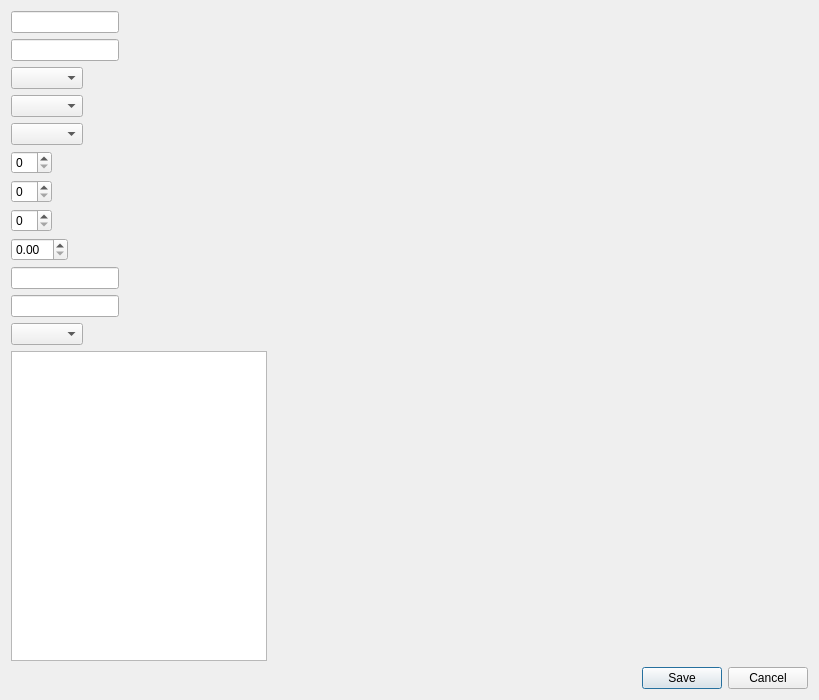
<?xml version="1.0" encoding="UTF-8"?>
<ui version="4.0">
 <class>AddInventoryDialog</class>
 <widget class="QDialog" name="AddInventoryDialog">
  <property name="geometry">
   <rect>
    <x>0</x>
    <y>0</y>
    <width>819</width>
    <height>700</height>
   </rect>
  </property>
  <property name="windowTitle">
   <string>Add Inventory Dialog</string>
  </property>
  <layout class="QFormLayout" name="formLayout">
   <item row="0" column="0">
    <widget class="QLineEdit" name="txtPartNumber"/>
   </item>
   <item row="1" column="0">
    <widget class="QLineEdit" name="txtPartName"/>
   </item>
   <item row="2" column="0">
    <widget class="QComboBox" name="cmdCategory"/>
   </item>
   <item row="3" column="0">
    <widget class="QComboBox" name="cmbSuplier"/>
   </item>
   <item row="4" column="0">
    <widget class="QComboBox" name="cmbUnit"/>
   </item>
   <item row="5" column="0">
    <widget class="QSpinBox" name="spnQuantity"/>
   </item>
   <item row="6" column="0">
    <widget class="QSpinBox" name="spnMinimum"/>
   </item>
   <item row="7" column="0">
    <widget class="QSpinBox" name="spnReorder"/>
   </item>
   <item row="8" column="0">
    <widget class="QDoubleSpinBox" name="dsbUnitCost"/>
   </item>
   <item row="9" column="0">
    <widget class="QLineEdit" name="txtLocation"/>
   </item>
   <item row="10" column="0">
    <widget class="QLineEdit" name="txtBarcode"/>
   </item>
   <item row="11" column="0">
    <widget class="QComboBox" name="cmbStaus"/>
   </item>
   <item row="12" column="0">
    <widget class="QTextEdit" name="teNotes"/>
   </item>
   <item row="13" column="1">
    <widget class="QDialogButtonBox" name="buttonBox">
     <property name="orientation">
      <enum>Qt::Orientation::Horizontal</enum>
     </property>
     <property name="standardButtons">
      <set>QDialogButtonBox::StandardButton::Cancel|QDialogButtonBox::StandardButton::Save</set>
     </property>
    </widget>
   </item>
  </layout>
 </widget>
 <resources/>
 <connections>
  <connection>
   <sender>buttonBox</sender>
   <signal>accepted()</signal>
   <receiver>AddInventoryDialog</receiver>
   <slot>accept()</slot>
   <hints>
    <hint type="sourcelabel">
     <x>248</x>
     <y>254</y>
    </hint>
    <hint type="destinationlabel">
     <x>157</x>
     <y>274</y>
    </hint>
   </hints>
  </connection>
  <connection>
   <sender>buttonBox</sender>
   <signal>rejected()</signal>
   <receiver>AddInventoryDialog</receiver>
   <slot>reject()</slot>
   <hints>
    <hint type="sourcelabel">
     <x>316</x>
     <y>260</y>
    </hint>
    <hint type="destinationlabel">
     <x>286</x>
     <y>274</y>
    </hint>
   </hints>
  </connection>
 </connections>
</ui>
